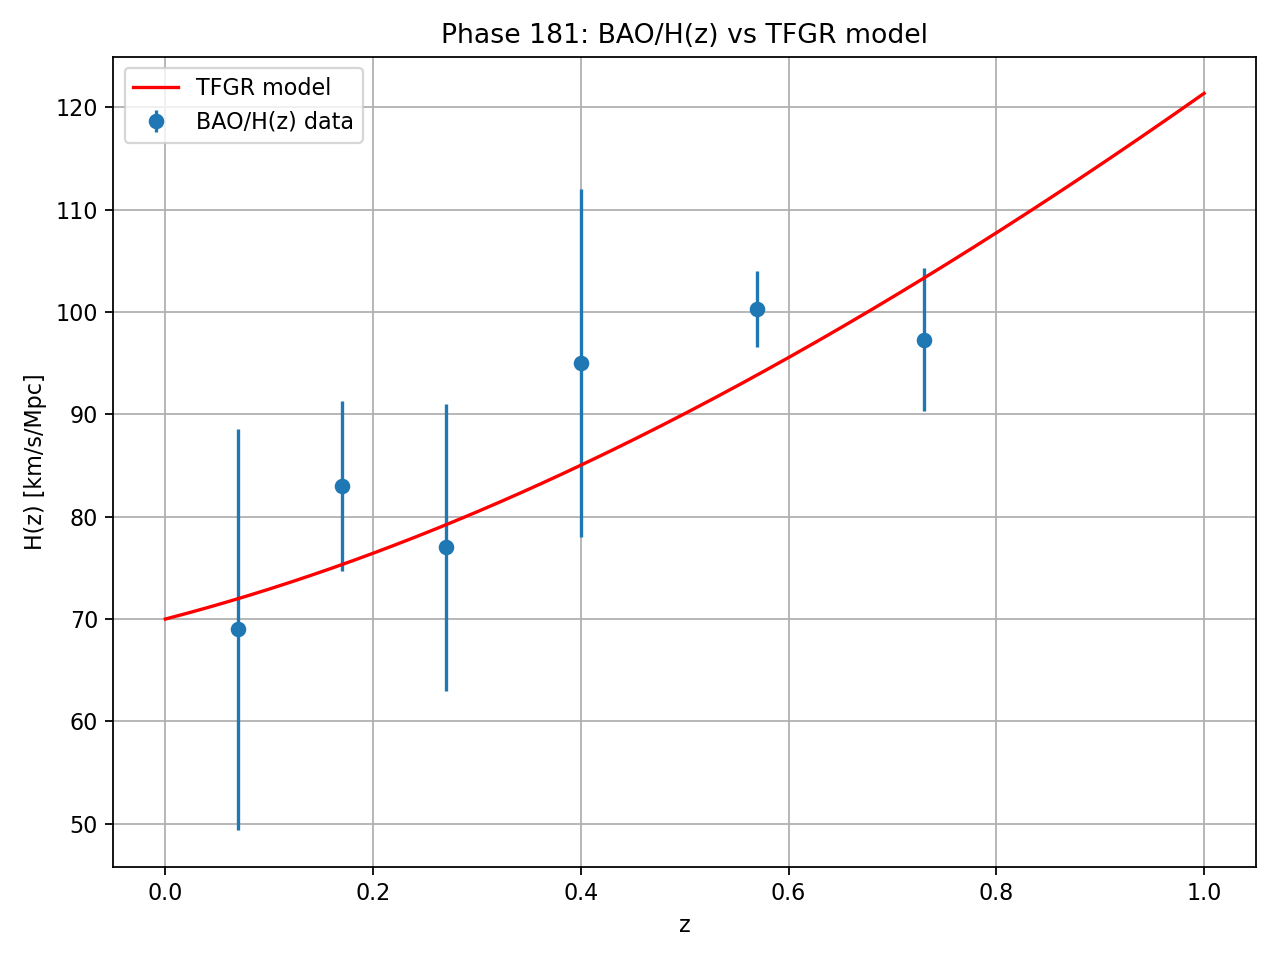

Write the Python code that produced this figure.
import numpy as np
import pandas as pd
import matplotlib.pyplot as plt

# ---------- TFGR H(z) model ----------
def H_tfgr(z, H0, Om_m0, Om_SN0, w_eff):
    # SN-mode scaling exponent
    n = 3 * (1 + w_eff)   # ~ -0.24
    return H0 * np.sqrt(Om_m0 * (1 + z)**3 + Om_SN0 * (1 + z)**n)

# ---------- Load BAO/H(z) data (fixed small sample) ----------
def load_bao_data():
    data = {
        "z":    [0.07, 0.17, 0.27, 0.40, 0.57, 0.73],
        "H":    [69.0, 83.0, 77.0, 95.0, 100.3, 97.3],
        "Herr": [19.6, 8.3, 14.0, 17.0, 3.7, 7.0]
    }
    return pd.DataFrame(data)

# ---------- chi2 ----------
def chi2_bao(df, H0, Om_m0, Om_SN0, w_eff):
    chi2 = 0.0
    for i, r in df.iterrows():
        H_mod = H_tfgr(r["z"], H0, Om_m0, Om_SN0, w_eff)
        chi2 += ((H_mod - r["H"])**2) / (r["Herr"]**2)
    return chi2

# ---------- main ----------
def main():
    # Phase 180 TFGR best-fit parameters
    H0 = 70.0
    Om_m0 = 0.30
    Om_SN0 = 0.70
    w_eff = -1.07   # from Phase 178

    df = load_bao_data()
    chi2 = chi2_bao(df, H0, Om_m0, Om_SN0, w_eff)

    print("=== Phase 181: BAO/H(z) check ===")
    print(f"H0       = {H0:.2f}")
    print(f"Omega_m0 = {Om_m0:.3f}")
    print(f"Omega_SN0 = {Om_SN0:.3f}")
    print(f"w_eff    = {w_eff:.3f}")
    print("-----------------------------")
    print(f"chi2_BAO = {chi2:.3f}")
    print("-----------------------------")

    # Plot
    z_plot = np.linspace(0, 1, 200)
    H_plot = H_tfgr(z_plot, H0, Om_m0, Om_SN0, w_eff)

    plt.figure(figsize=(8,6))
    plt.errorbar(df["z"], df["H"], yerr=df["Herr"], fmt="o", label="BAO/H(z) data")
    plt.plot(z_plot, H_plot, label="TFGR model", color="red")
    plt.xlabel("z")
    plt.ylabel("H(z) [km/s/Mpc]")
    plt.title("Phase 181: BAO/H(z) vs TFGR model")
    plt.grid(True)
    plt.legend()
    plt.tight_layout()
    plt.savefig("phase181_tfgr_BAO_check.png", dpi=160)
    plt.show()

if __name__ == "__main__":
    main()
